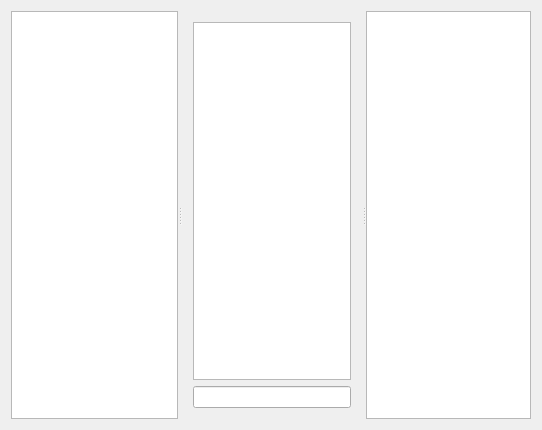
<?xml version="1.0" encoding="UTF-8"?>
<ui version="4.0">
 <class>MainWindow</class>
 <widget class="QMainWindow" name="MainWindow">
  <property name="geometry">
   <rect>
    <x>0</x>
    <y>0</y>
    <width>542</width>
    <height>430</height>
   </rect>
  </property>
  <property name="windowTitle">
   <string>BlargIRC</string>
  </property>
  <widget class="QWidget" name="centralWidget">
   <layout class="QVBoxLayout" name="verticalLayout_3">
    <item>
     <widget class="QSplitter" name="connectionListSplitter">
      <property name="orientation">
       <enum>Qt::Horizontal</enum>
      </property>
      <widget class="QTreeView" name="connectionsList">
       <property name="font">
        <font>
         <family>Consolas</family>
         <pointsize>10</pointsize>
        </font>
       </property>
       <property name="editTriggers">
        <set>QAbstractItemView::NoEditTriggers</set>
       </property>
       <property name="autoExpandDelay">
        <number>-1</number>
       </property>
       <property name="rootIsDecorated">
        <bool>true</bool>
       </property>
       <property name="headerHidden">
        <bool>true</bool>
       </property>
      </widget>
      <widget class="QSplitter" name="userListSplitter">
       <property name="orientation">
        <enum>Qt::Horizontal</enum>
       </property>
       <widget class="QWidget" name="layoutWidget">
        <layout class="QVBoxLayout" name="verticalLayout">
         <item>
          <widget class="QTextEdit" name="scrollbackBox">
           <property name="font">
            <font>
             <family>Consolas</family>
             <pointsize>10</pointsize>
            </font>
           </property>
           <property name="readOnly">
            <bool>true</bool>
           </property>
          </widget>
         </item>
         <item>
          <widget class="QLineEdit" name="inputBox"/>
         </item>
        </layout>
       </widget>
       <widget class="QListView" name="usersList">
        <property name="font">
         <font>
          <family>Consolas</family>
          <pointsize>10</pointsize>
         </font>
        </property>
       </widget>
      </widget>
     </widget>
    </item>
   </layout>
  </widget>
  <widget class="QMenuBar" name="menuBar">
   <property name="geometry">
    <rect>
     <x>0</x>
     <y>0</y>
     <width>542</width>
     <height>21</height>
    </rect>
   </property>
  </widget>
 </widget>
 <layoutdefault spacing="6" margin="11"/>
 <resources/>
 <connections/>
</ui>
